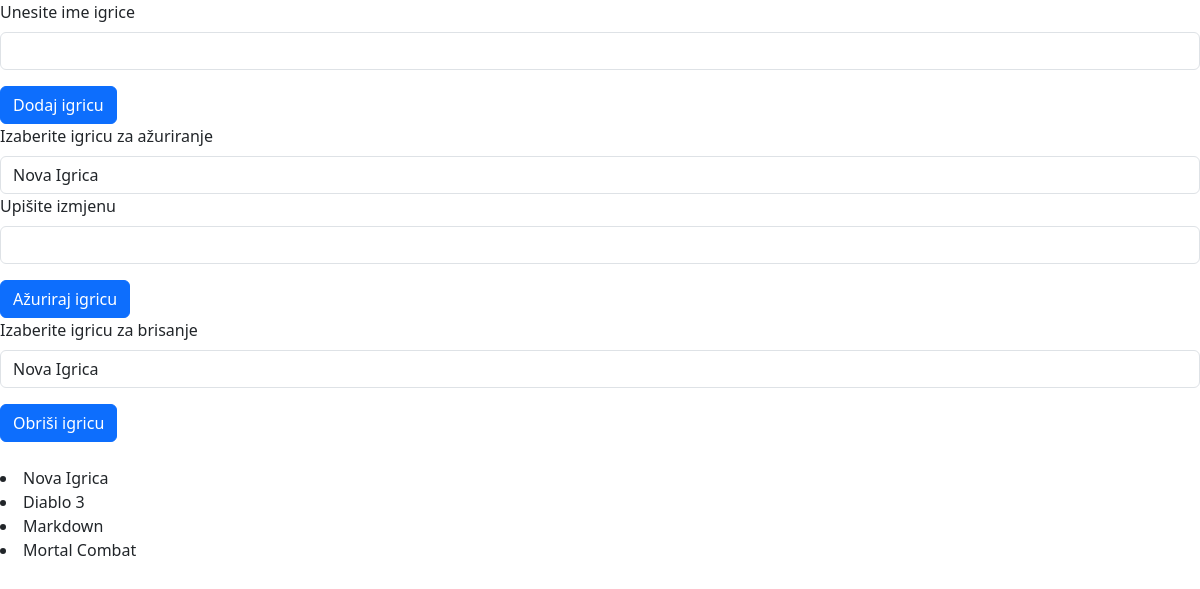
The page / on the database its author committed.
### database.py (models this page shows)
class Game(SQLModel, table=True):
    id: str = Field(default_factory=lambda: str(uuid4().hex), primary_key=True)
    text: str

### app.py (the view, shortened to what this page needs)
@flask.route("/", methods=["GET", "POST"])
def home():
    games = view_games()
    create_game_form = CreateGameForm()
    update_game_form = UpdateGameForm()
    delete_game_form = DeleteGameForm()
    game_choices = [(game.id, game.text) for game in games]
    update_game_form.selection.choices = game_choices
    delete_game_form.selection.choices = game_choices
    form_data = request.form
    if form_data.get("delete_game") and delete_game_form.validate_on_submit():
        game_id = delete_game_form.selection.data
        delete_game(game_id)
        flash("Igrica uspješno obrisana")
        return redirect("/")
    return render_template(
        "index.html",
        create_game_form=create_game_form,
        update_game_form=update_game_form,
        delete_game_form=delete_game_form,
        games=games,
    )

### forms.py
class CreateGameForm(FlaskForm):
    name = StringField("Unesite ime igrice")
    create_game = SubmitField("Dodaj igricu")

class UpdateGameForm(FlaskForm):
    selection = SelectField("Izaberite igricu za ažuriranje", choices=[])
    new_name = StringField("Upišite izmjenu")
    update_game = SubmitField("Ažuriraj igricu")

### database.py (called while the page is built)
def view_games() -> list[Game]:
    with Session(engine) as s:
        query = select(Game)
        results = s.exec(query).all()
    return list(results)

### templates/index.html (shortened to what this page needs)
<!DOCTYPE html>
<html lang="en">
<head>
    <link href="https://cdn.jsdelivr.net/npm/bootstrap@5.3.8/dist/css/bootstrap.min.css" rel="stylesheet">
</head>
<body>
    <form method="POST">
        <div class="mb-3">
            {{ create_game_form.name.label(class="form-label") }}
            {{ create_game_form.name(class="form-control") }}
        </div>
            {{ create_game_form.create_game(class="btn btn-primary") }}
    </form>
    <form method="POST">
        <div class="mb-3">
            {{ update_game_form.selection.label(class="form-label") }}
            {{ update_game_form.selection(class="form-control") }}
            {{ update_game_form.new_name.label(class="form-label") }}
            {{ update_game_form.new_name(class="form-control") }}
        </div>
            {{ update_game_form.update_game(class="btn btn-primary") }}
    </form>
    <form method="POST">
        <div class="mb-3">
            {{ delete_game_form.selection.label(class="form-label") }}
            {{ delete_game_form.selection(class="form-control") }}
        </div>
            {{ delete_game_form.delete_game(class="btn btn-primary") }}
    </form>
    <br>
    {% for game in games %}
        <li>{{ game.text }}</li>
    {% endfor %}
</body>
</html>

### rows shown on the page
Game: text "Nova Igrica"
Game: text "Diablo 3"
Game: text "Markdown"
Game: text "Mortal Combat"

### other values the page prints
{{ create_game_form.name.label(class="form-label") }} "Unesite ime igrice"
{{ update_game_form.selection.label(class="form-label") }} "Izaberite igricu za ažuriranje"
{{ update_game_form.new_name.label(class="form-label") }} "Upišite izmjenu"
{{ delete_game_form.selection.label(class="form-label") }} "Izaberite igricu za brisanje"
